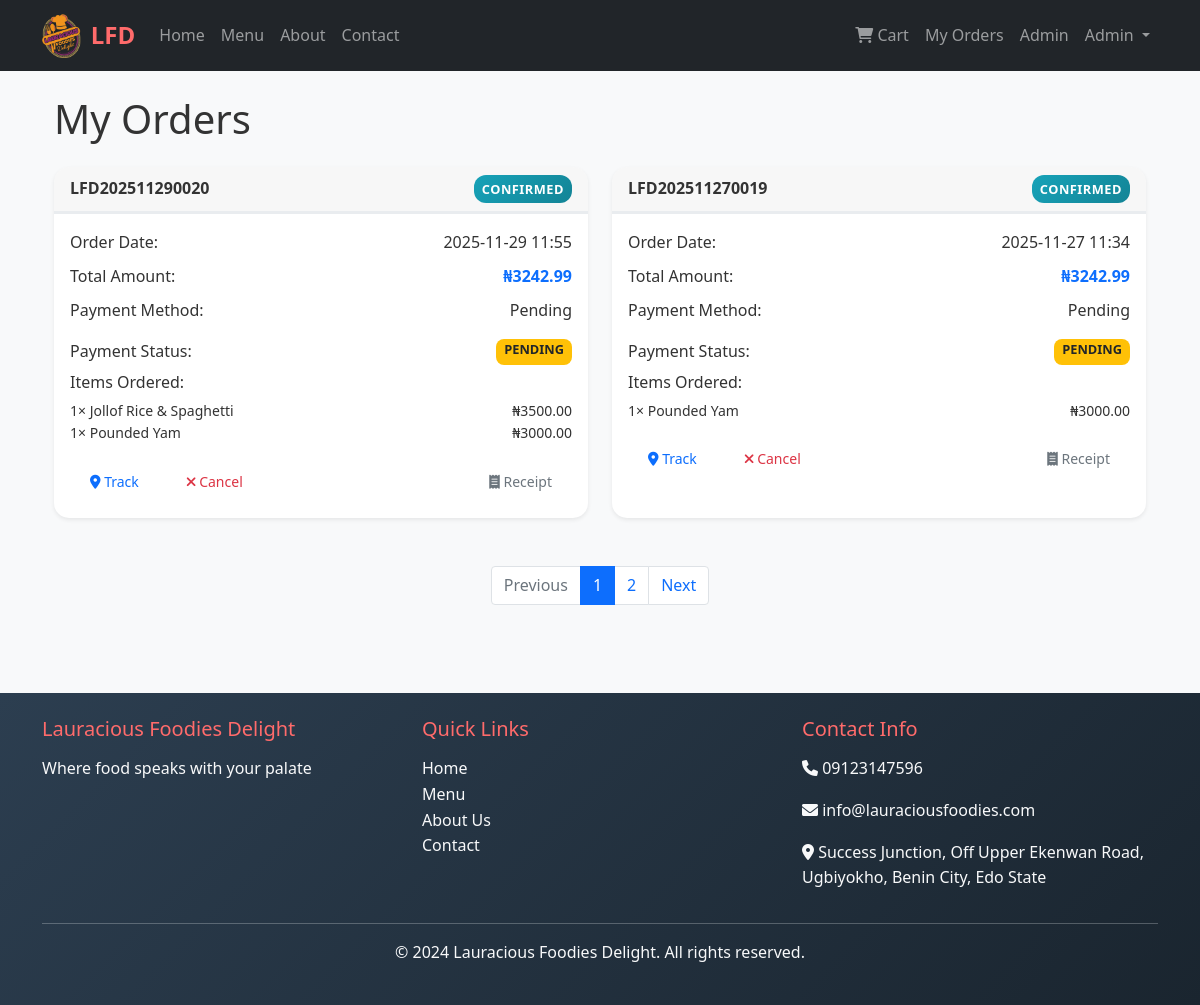
Page /orders/my_orders (signed in) on the earlier database version.
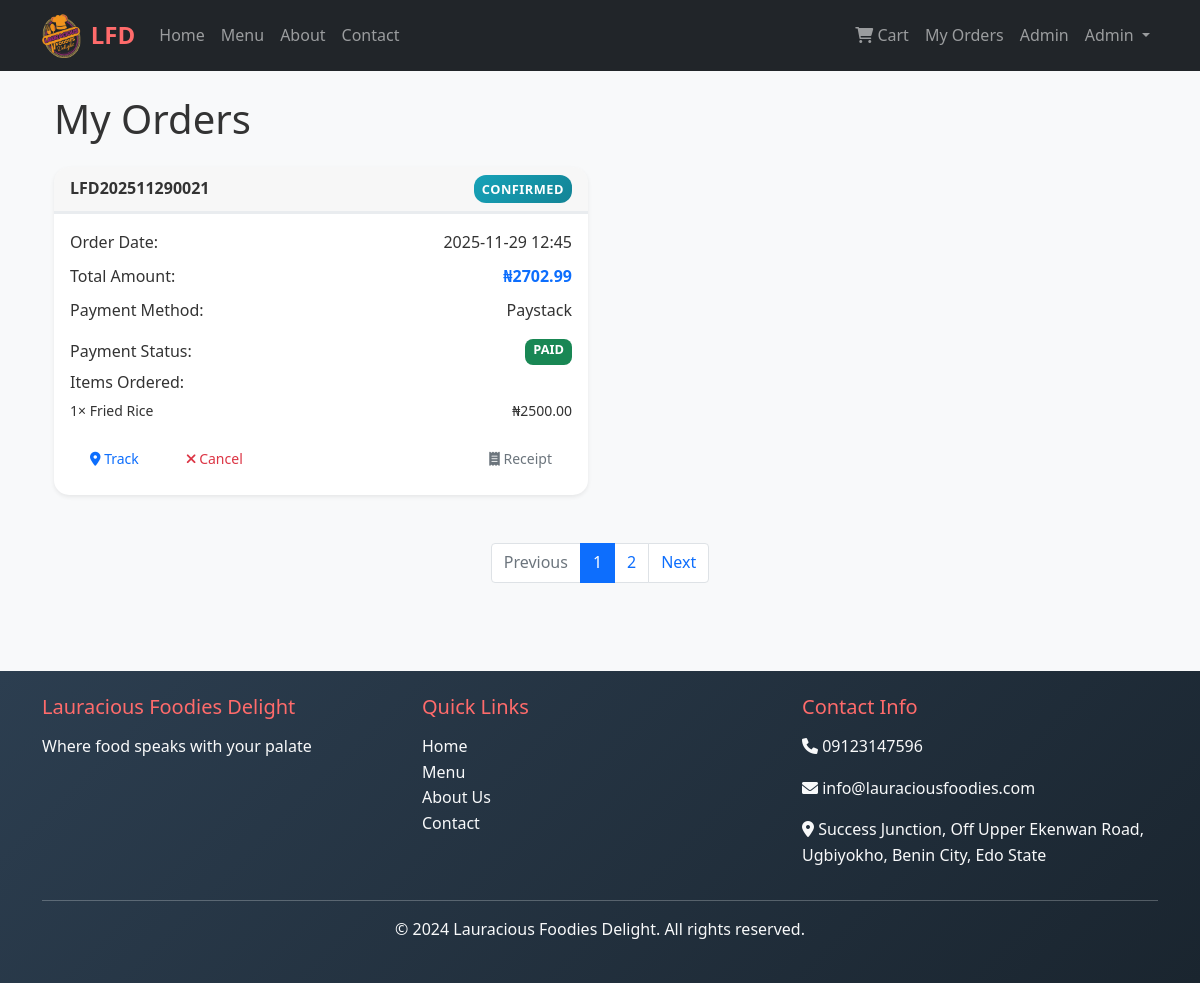
Same page on the later database version.
### app/models.py (models this page shows, shortened)
class User(UserMixin, db.Model):
    id = db.Column(db.Integer, primary_key=True)
    username = db.Column(db.String(80), unique=True, nullable=False)
    email = db.Column(db.String(120), unique=True, nullable=False)
    password_hash = db.Column(db.String(128))
    first_name = db.Column(db.String(50), nullable=False)
    last_name = db.Column(db.String(50), nullable=False)
    phone = db.Column(db.String(20))
    address = db.Column(db.Text)
    is_admin = db.Column(db.Boolean, default=False)
    created_at = db.Column(db.DateTime, default=datetime.utcnow)
    orders = db.relationship('Order', backref='customer', lazy='dynamic')

class Order(db.Model):
    id = db.Column(db.Integer, primary_key=True)
    order_number = db.Column(db.String(20), unique=True, nullable=False)
    customer_id = db.Column(db.Integer, db.ForeignKey('user.id'), nullable=False)
    total_amount = db.Column(db.Float, nullable=False, default=0.0)
    status = db.Column(db.String(20), default='pending')
    payment_method = db.Column(db.String(50))
    delivery_address = db.Column(db.Text)
    phone_number = db.Column(db.String(20))
    notes = db.Column(db.Text)
    created_at = db.Column(db.DateTime, default=datetime.utcnow)
    updated_at = db.Column(db.DateTime, default=datetime.utcnow, onupdate=datetime.utcnow)
    paystack_ref   = db.Column(db.String(40), unique=True, nullable=True)
    payment_status = db.Column(db.String(20), default='pending')
    order_items = db.relationship('OrderItem', backref='order', lazy='dynamic', cascade='all, delete-orphan')

class OrderItem(db.Model):
    id = db.Column(db.Integer, primary_key=True)
    order_id = db.Column(db.Integer, db.ForeignKey('order.id'), nullable=False)
    menu_item_id = db.Column(db.Integer, db.ForeignKey('menu_item.id'), nullable=False)
    quantity = db.Column(db.Integer, nullable=False)
    unit_price = db.Column(db.Float, nullable=False)
    subtotal = db.Column(db.Float, nullable=False)

class MenuItem(db.Model):
    id = db.Column(db.Integer, primary_key=True)
    name = db.Column(db.String(100), nullable=False)
    description = db.Column(db.Text)
    price = db.Column(db.Float, nullable=False)
    image_url = db.Column(db.String(200))
    is_available = db.Column(db.Boolean, default=True)
    preparation_time = db.Column(db.Integer, default=15)  # in minutes
    category_id = db.Column(db.Integer, db.ForeignKey('category.id'), nullable=False)
    created_at = db.Column(db.DateTime, default=datetime.utcnow)
    order_items = db.relationship('OrderItem', backref='menu_item', lazy='dynamic')

### app/routes/orders.py (the view)
@bp.route('/my_orders')
@login_required
def my_orders():
    orders = Order.query.filter_by(customer_id=current_user.id).order_by(Order.created_at.desc()).all()
    return render_template('my_orders.html', orders=orders)

### app/templates/my_orders.html (shortened to what this page needs)
{% extends "base.html" %}
{% block content %}
<div class="container">
    <h1 class="mb-4">My Orders</h1>
    {% if orders %}
        <div class="row">
            {% for order in orders %}
            <div class="col-lg-6 mb-4">
                <div class="card h-100 shadow-sm">
                    <div class="card-header d-flex justify-content-between align-items-center">
                        <strong>{{ order.order_number }}</strong>
                        <span class="order-status status-{{ order.status }}">{{ order.status.title() }}</span>
                    </div>
                    <div class="card-body">
                        <div class="d-flex justify-content-between mb-2">
                            <span>Order Date:</span>
                            <span>{{ order.created_at.strftime('%Y-%m-%d %H:%M') }}</span>
                        </div>
                        <div class="d-flex justify-content-between mb-2">
                            <span>Total Amount:</span>
                            <strong class="text-primary">₦{{ "%.2f"|format(order.total_amount) }}</strong>
                        </div>
                        <div class="d-flex justify-content-between mb-3">
                            <span>Payment Method:</span>
                            <span>{{ order.payment_method.title() }}</span>
                        </div>
                        <div class="d-flex justify-content-between mb-2">
                            <span>Payment Status:</span>
                            {% if order.payment_status == 'paid' %}
                                <span class="badge bg-success">PAID</span>
                            {% else %}
                                <span class="badge bg-warning text-dark">PENDING</span>
                            {% endif %}
                        </div>
                        <h6 class="mb-2">Items Ordered:</h6>
                        <ul class="list-unstyled mb-3">
                            {% for order_item in order.order_items %}
                            <li class="small d-flex justify-content-between">
                                <span>{{ order_item.quantity }}× {{ order_item.menu_item.name }}</span>
                                <span>₦{{ "%.2f"|format(order_item.subtotal) }}</span>
                            </li>
                            {% endfor %}
                        </ul>
                        <div class="d-flex gap-2">
                            <a href="{{ url_for('orders.track_order', order_number=order.order_number) }}"
                               class="btn btn-sm btn-outline-primary">
                                <i class="fas fa-map-marker-alt"></i> Track
                            </a>
                            {% if order.status in ['pending', 'confirmed'] %}
                            <form method="POST" action="{{ url_for('orders.cancel_order', order_id=order.id) }}"
                                  class="d-inline"
                                  onsubmit="return confirm('Cancel this order?');">
                                <button type="submit" class="btn btn-sm btn-outline-danger">
                                    <i class="fas fa-times"></i> Cancel
                                </button>
                            </form>
                            {% endif %}
                            <a href="{{ url_for('orders.order_confirmation', order_id=order.id) }}"
                               class="btn btn-sm btn-outline-secondary ms-auto">
                                <i class="fas fa-receipt"></i> Receipt
                            </a>
                        </div>
                    </div>
                </div>
            </div>
            {% endfor %}
        </div>
        <nav aria-label="Orders pagination" class="mt-4">
            <ul class="pagination justify-content-center">
                <li class="page-item disabled">
                    <span class="page-link">Previous</span>
                </li>
                <li class="page-item active">
                    <span class="page-link">1</span>
                </li>
                <li class="page-item">
                    <a class="page-link" href="#">2</a>
                </li>
                <li class="page-item">
                    <a class="page-link" href="#">Next</a>
                </li>
            </ul>
        </nav>
    {% endif %}
</div>
{% endblock %}

### app/templates/base.html (shortened to what this page needs)
<!DOCTYPE html>
<html lang="en">
<head>
    <link href="https://cdn.jsdelivr.net/npm/bootstrap@5.1.3/dist/css/bootstrap.min.css" rel="stylesheet">
    <link rel="stylesheet" href="https://cdnjs.cloudflare.com/ajax/libs/font-awesome/6.0.0/css/all.min.css">
    <link rel="stylesheet" href="{{ url_for('static', filename='css/style.css') }}">
</head>
<body class="d-flex flex-column min-vh-100">
    <nav class="navbar navbar-expand-lg navbar-dark bg-dark">
        <div class="container">
            <a class="navbar-brand d-flex align-items-center" href="{{ url_for('main.index') }}">
                <img src="{{ url_for('static', filename='images/log.png') }}"
                     alt="Lauracious Logo"
                     style="height: 45px; width: auto; margin-right: 10px; border-radius: 5px;">
                <span>LFD</span>
            </a>
            <div class="collapse navbar-collapse" id="navbarNav">
                <ul class="navbar-nav me-auto">
                    <li class="nav-item">
                        <a class="nav-link" href="{{ url_for('main.index') }}">Home</a>
                    </li>
                    <li class="nav-item">
                        <a class="nav-link" href="{{ url_for('menu.menu') }}">Menu</a>
                    </li>
                    <li class="nav-item">
                        <a class="nav-link" href="{{ url_for('main.about') }}">About</a>
                    </li>
                    <li class="nav-item">
                        <a class="nav-link" href="{{ url_for('main.contact') }}">Contact</a>
                    </li>
                </ul>
                <ul class="navbar-nav">
                    {% if current_user.is_authenticated %}
                        <li class="nav-item">
                            <a class="nav-link position-relative" href="{{ url_for('orders.cart') }}">
                              <i class="fas fa-shopping-cart"></i> Cart
                            </a>
                          </li>
                        <li class="nav-item">
                            <a class="nav-link" href="{{ url_for('orders.my_orders') }}">My Orders</a>
                        </li>
                        {% if current_user.is_admin %}
                        <li class="nav-item">
                            <a class="nav-link" href="{{ url_for('admin.dashboard') }}">Admin</a>
                            </li>
                        {% endif %}
                        <li class="nav-item dropdown">
                            <a class="nav-link dropdown-toggle" href="#" id="navbarDropdown" data-bs-toggle="dropdown">
                                {{ current_user.first_name }}
                            </a>
                        </li>
                    {% endif %}
                </ul>
            </div>
        </div>
    </nav>
    <main class="container my-4 flex-grow-1">
        {% block content %}{% endblock %}
    </main>
    <footer class="bg-dark text-light mt-5 py-4">
        <div class="container">
            <div class="row">
                <div class="col-md-4">
                    <h5>Lauracious Foodies Delight</h5>
                    <p>Where food speaks with your palate</p>
                </div>
                <div class="col-md-4">
                    <h5>Quick Links</h5>
                    <ul class="list-unstyled">
                        <li><a href="{{ url_for('main.index') }}" class="text-light">Home</a></li>
                        <li><a href="{{ url_for('menu.menu') }}" class="text-light">Menu</a></li>
                        <li><a href="{{ url_for('main.about') }}" class="text-light">About Us</a></li>
                        <li><a href="{{ url_for('main.contact') }}" class="text-light">Contact</a></li>
                    </ul>
                </div>
                <div class="col-md-4">
                    <h5>Contact Info</h5>
                    <p><i class="fas fa-phone"></i> 09123147596</p>
                    <p><i class="fas fa-envelope"></i> info@lauraciousfoodies.com</p>
                    <p><i class="fas fa-map-marker-alt"></i> Success Junction, Off Upper Ekenwan Road, Ugbiyokho, Benin City, Edo State</p>
                </div>
            </div>
            <hr class="bg-light">
            <div class="text-center">
                <p>&copy; 2024 Lauracious Foodies Delight. All rights reserved.</p>
            </div>
        </div>
    </footer>
</body>
</html>

### app/static/css/style.css (style rules this page uses)
:root { --primary-color: #ff6b6b; --secondary-color: #4ecdc4; --dark-color: #2c3e50; --light-color: #ecf0f1; --success-color: #28a745; --warning-color: #ffc107; --danger-color: #dc3545; --info-color: #17a2b8; }
* { box-sizing: border-box; }
body { font-family: 'Segoe UI', Tahoma, Geneva, Verdana, sans-serif; line-height: 1.6; color: #333; background-color: #f8f9fa; }
.navbar-brand { font-weight: bold; font-size: 1.5rem; color: var(--primary-color) !important; }
.navbar-nav .nav-link { font-weight: 500; transition: color 0.3s ease; }
.card { transition: all 0.3s ease; border: none; border-radius: 15px; overflow: hidden; box-shadow: 0 4px 6px rgba(0, 0, 0, 0.1); }
.btn { border-radius: 25px; padding: 10px 20px; font-weight: 500; transition: all 0.3s ease; border: none; }
.order-status { padding: 5px 12px; border-radius: 20px; font-size: 0.85rem; font-weight: 600; text-transform: uppercase; letter-spacing: 0.5px; }
.status-confirmed { background: linear-gradient(135deg, var(--info-color), #138496); color: #fff; }
footer { background: linear-gradient(135deg, var(--dark-color), #1a252f); margin-top: auto; }
footer h5 { color: var(--primary-color); margin-bottom: 15px; }
footer a { color: #bdc3c7; text-decoration: none; transition: color 0.3s ease; }
.badge { font-size: 0.8rem; padding: 4px 8px; border-radius: 8px; }

### app/templates/my_orders.html (style rules this page uses)
.card { transition: all 0.3s ease; }
.order-status { font-size: 0.8rem; padding: 4px 8px; border-radius: 12px; }
.card-header { border-bottom: 3px solid #e9ecef; }
.card-header .status-confirmed { border-bottom-color: var(--info-color); }

Differences in the rows shown:
removed Order: order_number "LFD202511290020", status "CONFIRMED", created_at "2025-11-29 11:55", total_amount "3242.99", payment_method "Pending", payment_status "PENDING"
removed OrderItem: quantity "1", menu_item.name "Jollof Rice & Spaghetti", subtotal "3500.00", shown under "LFD202511290020"
removed OrderItem: quantity "1", menu_item.name "Pounded Yam", subtotal "3000.00", shown under "LFD202511290020"
removed Order: order_number "LFD202511270019", status "CONFIRMED", created_at "2025-11-27 11:34", total_amount "3242.99", payment_method "Pending", payment_status "PENDING"
removed OrderItem: quantity "1", menu_item.name "Pounded Yam", subtotal "3000.00", shown under "LFD202511270019"
added Order: order_number "LFD202511290021", status "CONFIRMED", created_at "2025-11-29 12:45", total_amount "2702.99", payment_method "Paystack", payment_status "PAID"
added OrderItem: quantity "1", menu_item.name "Fried Rice", subtotal "2500.00", shown under "LFD202511290021"
